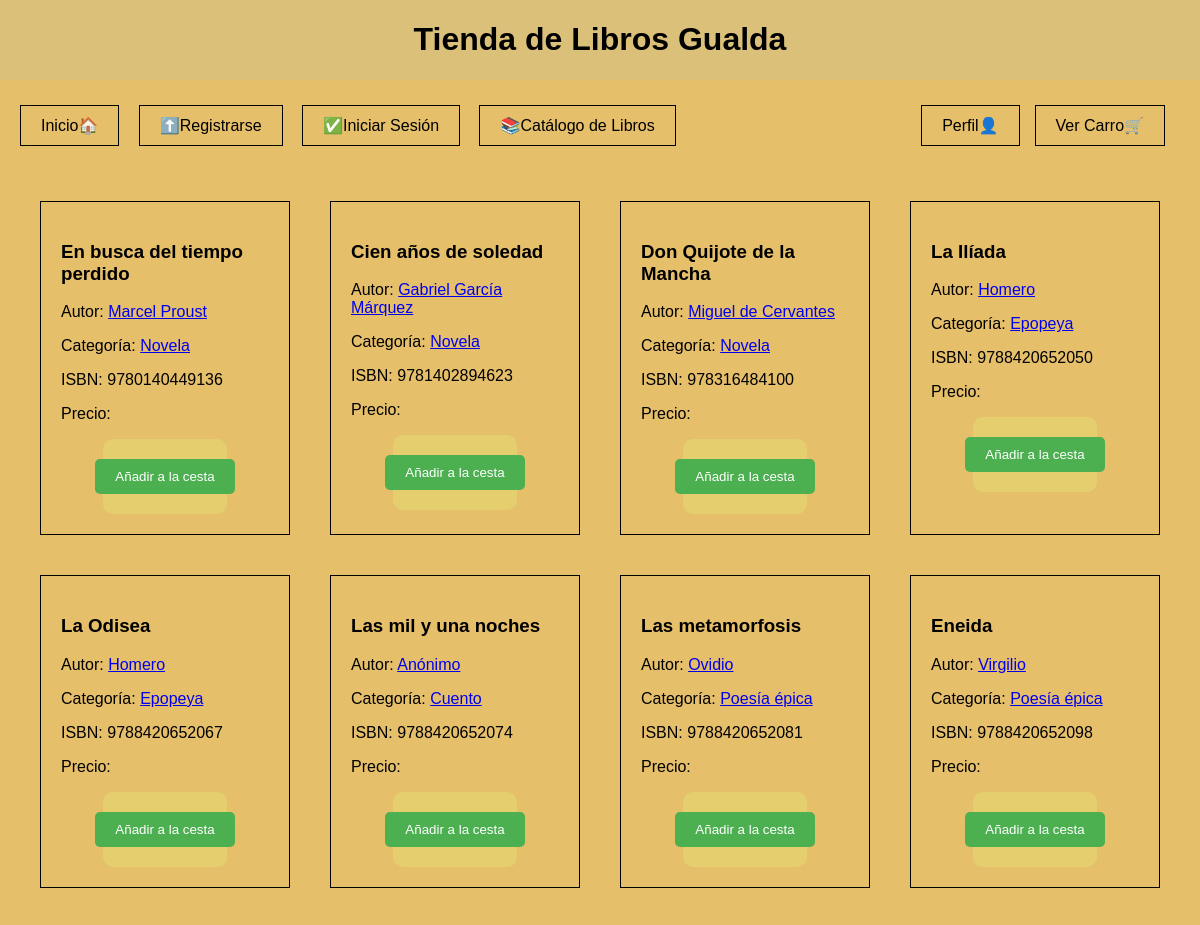
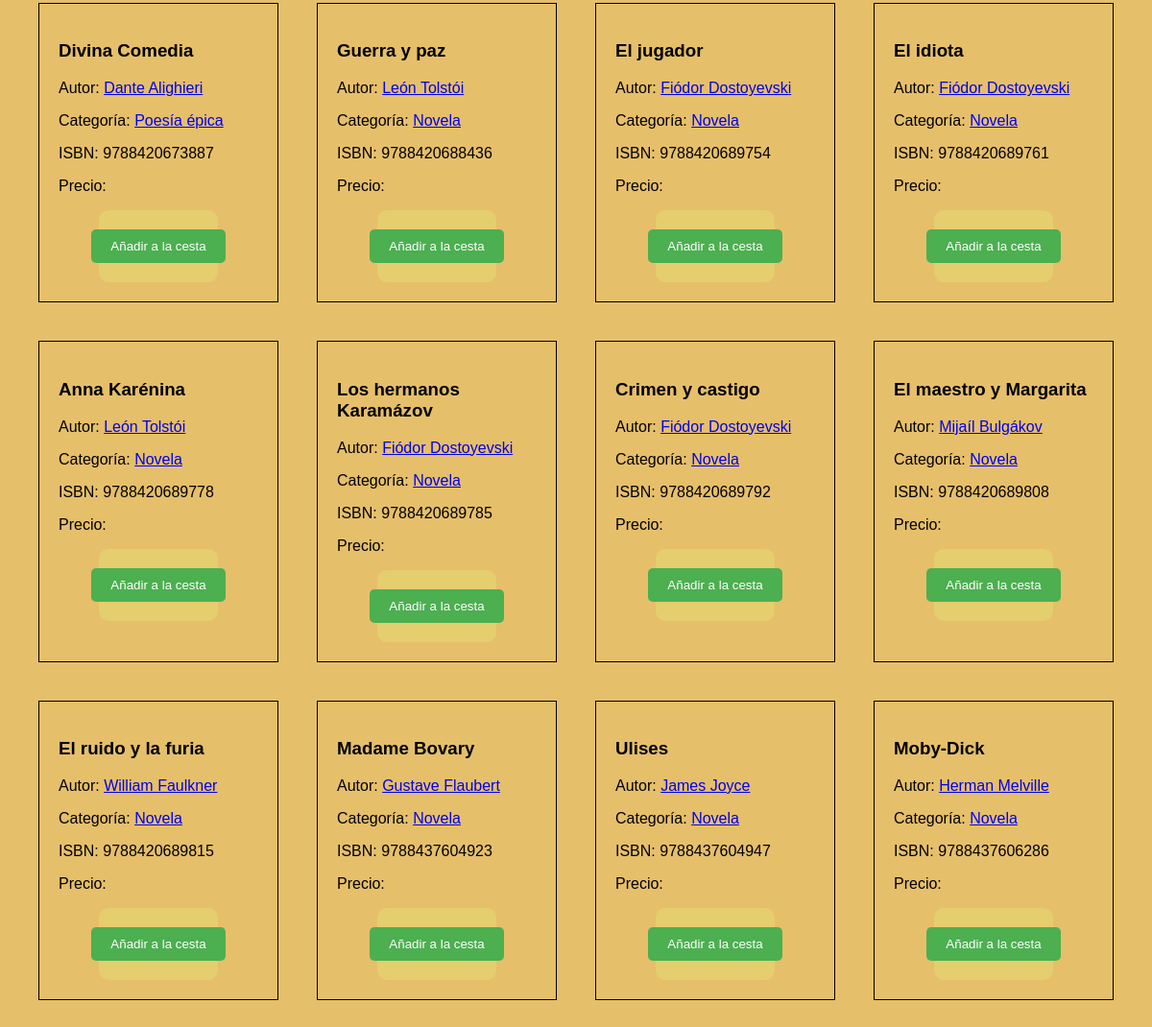
The page /buscar.php on the database its author committed (2 pictures, top to bottom).
### tables this page shows
CREATE TABLE libros (
    isbn VARCHAR(255) PRIMARY KEY,
    titulo VARCHAR(255),
    autor VARCHAR(255),
    categoria VARCHAR(255)
);

### buscar.php (the view, shortened to what this page needs)
<!DOCTYPE html>
<html lang="es">
<head>
    <link rel="stylesheet" href="estilos.css">
</head>
<body>
    <header>
        <h1>Tienda de Libros Gualda</h1>
    </header>
    <nav>
        <a href="index.html">Inicio🏠</a>
        <a href="registro.html">⬆️Registrarse</a>
        <a href="login.html">✅Iniciar Sesión</a>
        <a href="catalogo.php">📚Catálogo de Libros</a>
        <a href="carrito.php" style="float: right;">Ver Carro🛒</a>
        <a href="perfil.php" style="float: right;">Perfil👤</a>
    </nav>
<?php
$query = $_GET['query'];
$conexion = new mysqli('localhost', 'administrador', 'qwe_123', 'tienda_libros');
$sql = "SELECT * FROM libros WHERE titulo LIKE '%$query%' OR autor LIKE '%$query%' OR categoria LIKE '%$query%'";
$resultado = $conexion->query($sql);
if ($resultado->num_rows > 0) {
    echo "<div class='catalogo'>";
    while($libro = $resultado->fetch_assoc()) {
        echo "<div class='libro'>";
        echo "<h3>" . $libro['titulo'] . "</h3>";
        echo "<p>Autor: <a href='buscar.php?query=" . urlencode($libro['autor']) . "'>" . $libro['autor'] . "</a></p>";
        echo "<p>Categoría: <a href='buscar.php?query=" . urlencode($libro['categoria']) . "'>" . $libro['categoria'] . "</a></p>";
        echo "<p>ISBN: " . $libro['isbn'] . "</p>";
        echo "<p>Precio: " . $libro['precio'] . "</p>";
        echo '<form action="añadir_a_la_cesta.php" method="post">
                <input type="hidden" name="isbn" value="' . $libro["isbn"] . '">
                <input type="submit" value="Añadir a la cesta">
              </form>';
        echo "</div>";
    }
    echo "</div>";
} else {
    echo "<p>No se encontraron libros que coincidan con tu búsqueda.</p>";
}
?>
</body>
</html>

### estilos.css (style rules this page uses)
body { font-family: Arial, sans-serif; margin: 0; padding: 0; background-color: #e6bf6b; display: flex; flex-direction: column; min-height: 100vh; background-repeat: no-repeat; background-size: cover; }
header { background-color: #dac078; color: #000000; top: 0; left: 0; width: 100%; z-index: 1; box-sizing: border-box; text-align: center; display: flex; justify-content: center; align-items: center; font-family: 'Optima', sans-serif; }
nav { position: relative; top: 5px; left: 0; width: 100%; z-index: 1; padding: 20px; box-sizing: border-box; }
nav a { margin-right: 15px; text-decoration: none; color: #000000; padding: 10px; transition: background-color 0.3s ease; border: 1px solid #000000; display: inline-block; padding: 10px 20px; }
.catalogo { display: flex; flex-wrap: wrap; justify-content: space-between; padding: 20px; }
.libro { flex-basis: calc(25% - 40px); border: 1px solid #000; padding: 20px; margin: 20px; box-sizing: border-box; transition: box-shadow 0.3s ease; }
form { display: flex; flex-direction: column; align-items: center; gap: 10px; background-color: #e4ce6e; padding: 20px; border-radius: 10px; width: 40%; margin: 0 auto; }
form input[type="submit"] { width: auto; background-color: #4CAF50; color: white; padding: 10px 20px; border: none; border-radius: 5px; cursor: pointer; }

### rows shown on the page
libros: titulo "En busca del tiempo perdido", autor "Marcel Proust", categoria "Novela", isbn "9780140449136"
libros: titulo "Cien años de soledad", autor "Gabriel García Márquez", categoria "Novela", isbn "9781402894623"
libros: titulo "Don Quijote de la Mancha", autor "Miguel de Cervantes", categoria "Novela", isbn "978316484100"
libros: titulo "La Ilíada", autor "Homero", categoria "Epopeya", isbn "9788420652050"
libros: titulo "La Odisea", autor "Homero", categoria "Epopeya", isbn "9788420652067"
libros: titulo "Las mil y una noches", autor "Anónimo", categoria "Cuento", isbn "9788420652074"
libros: titulo "Las metamorfosis", autor "Ovidio", categoria "Poesía épica", isbn "9788420652081"
libros: titulo "Eneida", autor "Virgilio", categoria "Poesía épica", isbn "9788420652098"
libros: titulo "Divina Comedia", autor "Dante Alighieri", categoria "Poesía épica", isbn "9788420673887"
libros: titulo "Guerra y paz", autor "León Tolstói", categoria "Novela", isbn "9788420688436"
libros: titulo "El jugador", autor "Fiódor Dostoyevski", categoria "Novela", isbn "9788420689754"
libros: titulo "El idiota", autor "Fiódor Dostoyevski", categoria "Novela", isbn "9788420689761"
libros: titulo "Anna Karénina", autor "León Tolstói", categoria "Novela", isbn "9788420689778"
libros: titulo "Los hermanos Karamázov", autor "Fiódor Dostoyevski", categoria "Novela", isbn "9788420689785"
libros: titulo "Crimen y castigo", autor "Fiódor Dostoyevski", categoria "Novela", isbn "9788420689792"
libros: titulo "El maestro y Margarita", autor "Mijaíl Bulgákov", categoria "Novela", isbn "9788420689808"
libros: titulo "El ruido y la furia", autor "William Faulkner", categoria "Novela", isbn "9788420689815"
libros: titulo "Madame Bovary", autor "Gustave Flaubert", categoria "Novela", isbn "9788437604923"
libros: titulo "Ulises", autor "James Joyce", categoria "Novela", isbn "9788437604947"
libros: titulo "Moby-Dick", autor "Herman Melville", categoria "Novela", isbn "9788437606286"
